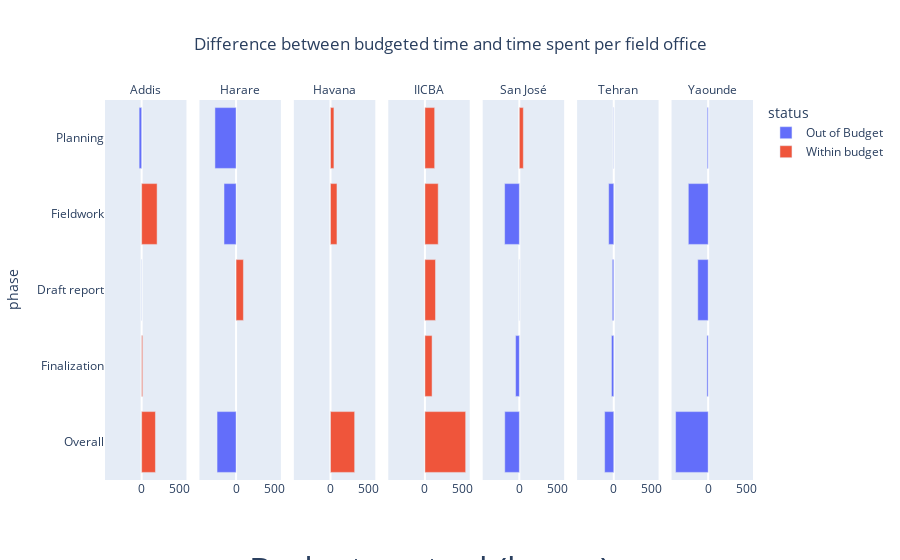

Notebook code for this chart:
### Code cell
(px.bar(df,y='phase',x='diff',facet_col='city',color='status',labels={'diff':"Budget - spent (hours)"},
    title='Difference between budgeted time and time spent per field office',
    category_orders={'phase':['Planning','Fieldwork','Draft report','Finalization','Overall']})
.update_xaxes(showgrid=False)
.for_each_annotation(lambda a: a.update(text=a.text.split("=")[-1]))
.update_layout(title_x=0.5)
.for_each_xaxis(lambda xaxis: xaxis.update(title=''))
.add_annotation(y=-0.3,x=0.5,showarrow=False,text="Budget - actual (hours)", textangle=0,font_size=34,xref="paper", yref="paper")
)

### Figure 1 — Plotly figure (JSON) as saved in the notebook; plotly's stock layout.template omitted (floating-point values rounded to 4 significant figures)
{"data": [{"alignmentgroup": "True", "hovertemplate": "status=Out of Budget<br>city=Addis<br>Budget - spent (hours)=%{x}<br>phase=%{y}<extra></extra>", "legendgroup": "Out of Budget", "marker": {"color": "#636efa", "pattern": {"shape": ""}}, "name": "Out of Budget", "offsetgroup": "Out of Budget", "orientation": "h", "showlegend": true, "textposition": "auto", "type": "bar", "x": [-2, -33.25], "xaxis": "x", "y": ["Draft report", "Planning"], "yaxis": "y"}, {"alignmentgroup": "True", "hovertemplate": "status=Out of Budget<br>city=Harare<br>Budget - spent (hours)=%{x}<br>phase=%{y}<extra></extra>", "legendgroup": "Out of Budget", "marker": {"color": "#636efa", "pattern": {"shape": ""}}, "name": "Out of Budget", "offsetgroup": "Out of Budget", "orientation": "h", "showlegend": false, "textposition": "auto", "type": "bar", "x": [-158.5, null, -250, -278], "xaxis": "x2", "y": ["Fieldwork", "Finalization", "Overall", "Planning"], "yaxis": "y2"}, {"alignmentgroup": "True", "hovertemplate": "status=Out of Budget<br>city=Havana<br>Budget - spent (hours)=%{x}<br>phase=%{y}<extra></extra>", "legendgroup": "Out of Budget", "marker": {"color": "#636efa", "pattern": {"shape": ""}}, "name": "Out of Budget", "offsetgroup": "Out of Budget", "orientation": "h", "showlegend": false, "textposition": "auto", "type": "bar", "x": [null, null], "xaxis": "x3", "y": ["Draft report", "Finalization"], "yaxis": "y3"}, {"alignmentgroup": "True", "hovertemplate": "status=Out of Budget<br>city=San José<br>Budget - spent (hours)=%{x}<br>phase=%{y}<extra></extra>", "legendgroup": "Out of Budget", "marker": {"color": "#636efa", "pattern": {"shape": ""}}, "name": "Out of Budget", "offsetgroup": "Out of Budget", "orientation": "h", "showlegend": false, "textposition": "auto", "type": "bar", "x": [-1.5, -193.5, -49.5, -192], "xaxis": "x5", "y": ["Draft report", "Fieldwork", "Finalization", "Overall"], "yaxis": "y5"}, {"alignmentgroup": "True", "hovertemplate": "status=Out of Budget<br>city=Tehran<br>Budget - spent (hours)=%{x}<br>phase=%{y}<extra></extra>", "legendgroup": "Out of Budget", "marker": {"color": "#636efa", "pattern": {"shape": ""}}, "name": "Out of Budget", "offsetgroup": "Out of Budget", "orientation": "h", "showlegend": false, "textposition": "auto", "type": "bar", "x": [-19.5, -67, -30.5, -120, -3], "xaxis": "x6", "y": ["Draft report", "Fieldwork", "Finalization", "Overall", "Planning"], "yaxis": "y6"}, {"alignmentgroup": "True", "hovertemplate": "status=Out of Budget<br>city=Yaounde<br>Budget - spent (hours)=%{x}<br>phase=%{y}<extra></extra>", "legendgroup": "Out of Budget", "marker": {"color": "#636efa", "pattern": {"shape": ""}}, "name": "Out of Budget", "offsetgroup": "Out of Budget", "orientation": "h", "showlegend": false, "textposition": "auto", "type": "bar", "x": [-137, -261.2, -17, -428.2, -13], "xaxis": "x7", "y": ["Draft report", "Fieldwork", "Finalization", "Overall", "Planning"], "yaxis": "y7"}, {"alignmentgroup": "True", "hovertemplate": "status=Within budget<br>city=Addis<br>Budget - spent (hours)=%{x}<br>phase=%{y}<extra></extra>", "legendgroup": "Within budget", "marker": {"color": "#EF553B", "pattern": {"shape": ""}}, "name": "Within budget", "offsetgroup": "Within budget", "orientation": "h", "showlegend": true, "textposition": "auto", "type": "bar", "x": [203, 13.5, 181.2], "xaxis": "x", "y": ["Fieldwork", "Finalization", "Overall"], "yaxis": "y"}, {"alignmentgroup": "True", "hovertemplate": "status=Within budget<br>city=Harare<br>Budget - spent (hours)=%{x}<br>phase=%{y}<extra></extra>", "legendgroup": "Within budget", "marker": {"color": "#EF553B", "pattern": {"shape": ""}}, "name": "Within budget", "offsetgroup": "Within budget", "orientation": "h", "showlegend": false, "textposition": "auto", "type": "bar", "x": [96.5], "xaxis": "x2", "y": ["Draft report"], "yaxis": "y2"}, {"alignmentgroup": "True", "hovertemplate": "status=Within budget<br>city=Havana<br>Budget - spent (hours)=%{x}<br>phase=%{y}<extra></extra>", "legendgroup": "Within budget", "marker": {"color": "#EF553B", "pattern": {"shape": ""}}, "name": "Within budget", "offsetgroup": "Within budget", "orientation": "h", "showlegend": false, "textposition": "auto", "type": "bar", "x": [85, 317.5, 45], "xaxis": "x3", "y": ["Fieldwork", "Overall", "Planning"], "yaxis": "y3"}, {"alignmentgroup": "True", "hovertemplate": "status=Within budget<br>city=IICBA<br>Budget - spent (hours)=%{x}<br>phase=%{y}<extra></extra>", "legendgroup": "Within budget", "marker": {"color": "#EF553B", "pattern": {"shape": ""}}, "name": "Within budget", "offsetgroup": "Within budget", "orientation": "h", "showlegend": false, "textposition": "auto", "type": "bar", "x": [139, 174.5, 94, 535.5, 128], "xaxis": "x4", "y": ["Draft report", "Fieldwork", "Finalization", "Overall", "Planning"], "yaxis": "y4"}, {"alignmentgroup": "True", "hovertemplate": "status=Within budget<br>city=San José<br>Budget - spent (hours)=%{x}<br>phase=%{y}<extra></extra>", "legendgroup": "Within budget", "marker": {"color": "#EF553B", "pattern": {"shape": ""}}, "name": "Within budget", "offsetgroup": "Within budget", "orientation": "h", "showlegend": false, "textposition": "auto", "type": "bar", "x": [52.5], "xaxis": "x5", "y": ["Planning"], "yaxis": "y5"}], "layout": {"annotations": [{"showarrow": false, "text": "Addis", "x": 0.06286, "xanchor": "center", "xref": "paper", "y": 1, "yanchor": "bottom", "yref": "paper"}, {"showarrow": false, "text": "Harare", "x": 0.2086, "xanchor": "center", "xref": "paper", "y": 1, "yanchor": "bottom", "yref": "paper"}, {"showarrow": false, "text": "Havana", "x": 0.3543, "xanchor": "center", "xref": "paper", "y": 1, "yanchor": "bottom", "yref": "paper"}, {"showarrow": false, "text": "IICBA", "x": 0.5, "xanchor": "center", "xref": "paper", "y": 1, "yanchor": "bottom", "yref": "paper"}, {"showarrow": false, "text": "San José", "x": 0.6457, "xanchor": "center", "xref": "paper", "y": 1, "yanchor": "bottom", "yref": "paper"}, {"showarrow": false, "text": "Tehran", "x": 0.7914, "xanchor": "center", "xref": "paper", "y": 1, "yanchor": "bottom", "yref": "paper"}, {"showarrow": false, "text": "Yaounde", "x": 0.9371, "xanchor": "center", "xref": "paper", "y": 1, "yanchor": "bottom", "yref": "paper"}, {"font": {"size": 34}, "showarrow": false, "text": "Budget - actual (hours)", "textangle": 0, "x": 0.5, "xref": "paper", "y": -0.3, "yref": "paper"}], "barmode": "relative", "legend": {"title": {"text": "status"}, "tracegroupgap": 0}, "title": {"text": "Difference between budgeted time and time spent per field office", "x": 0.5}, "xaxis": {"anchor": "y", "domain": [0, 0.1257], "showgrid": false, "title": {"text": ""}}, "xaxis2": {"anchor": "y2", "domain": [0.1457, 0.2714], "matches": "x", "showgrid": false, "title": {"text": ""}}, "xaxis3": {"anchor": "y3", "domain": [0.2914, 0.4171], "matches": "x", "showgrid": false, "title": {"text": ""}}, "xaxis4": {"anchor": "y4", "domain": [0.4371, 0.5629], "matches": "x", "showgrid": false, "title": {"text": ""}}, "xaxis5": {"anchor": "y5", "domain": [0.5829, 0.7086], "matches": "x", "showgrid": false, "title": {"text": ""}}, "xaxis6": {"anchor": "y6", "domain": [0.7286, 0.8543], "matches": "x", "showgrid": false, "title": {"text": ""}}, "xaxis7": {"anchor": "y7", "domain": [0.8743, 1.0], "matches": "x", "showgrid": false, "title": {"text": ""}}, "yaxis": {"anchor": "x", "categoryarray": ["Overall", "Finalization", "Draft report", "Fieldwork", "Planning"], "categoryorder": "array", "domain": [0, 1], "title": {"text": "phase"}}, "yaxis2": {"anchor": "x2", "domain": [0, 1], "matches": "y", "showticklabels": false}, "yaxis3": {"anchor": "x3", "domain": [0, 1], "matches": "y", "showticklabels": false}, "yaxis4": {"anchor": "x4", "domain": [0, 1], "matches": "y", "showticklabels": false}, "yaxis5": {"anchor": "x5", "domain": [0, 1], "matches": "y", "showticklabels": false}, "yaxis6": {"anchor": "x6", "domain": [0, 1], "matches": "y", "showticklabels": false}, "yaxis7": {"anchor": "x7", "domain": [0, 1], "matches": "y", "showticklabels": false}}}
